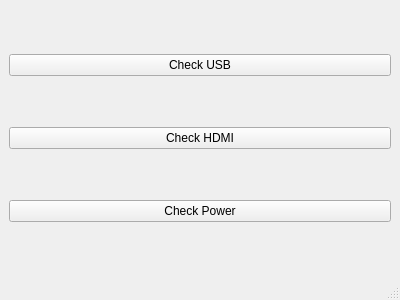
<?xml version="1.0" encoding="UTF-8"?>
<ui version="4.0">
 <class>MainWindow</class>
 <widget class="QMainWindow" name="MainWindow">
  <property name="geometry">
   <rect>
    <x>0</x>
    <y>0</y>
    <width>400</width>
    <height>300</height>
   </rect>
  </property>
  <property name="windowTitle">
   <string>MainWindow</string>
  </property>
  <widget class="QWidget" name="centralwidget">
   <layout class="QVBoxLayout" name="verticalLayout">
    <item>
     <widget class="QPushButton" name="usbCheckButton">
      <property name="text">
       <string>Check USB</string>
      </property>
     </widget>
    </item>
    <item>
     <widget class="QPushButton" name="hdmiCheckButton">
      <property name="text">
       <string>Check HDMI</string>
      </property>
     </widget>
    </item>
    <item>
     <widget class="QPushButton" name="powerCheckButton">
      <property name="text">
       <string>Check Power</string>
      </property>
     </widget>
    </item>
   </layout>
  </widget>
  <widget class="QMenuBar" name="menubar">
   <property name="geometry">
    <rect>
     <x>0</x>
     <y>0</y>
     <width>400</width>
     <height>26</height>
    </rect>
   </property>
  </widget>
  <widget class="QStatusBar" name="statusbar"/>
 </widget>
 <resources/>
 <connections/>
</ui>
